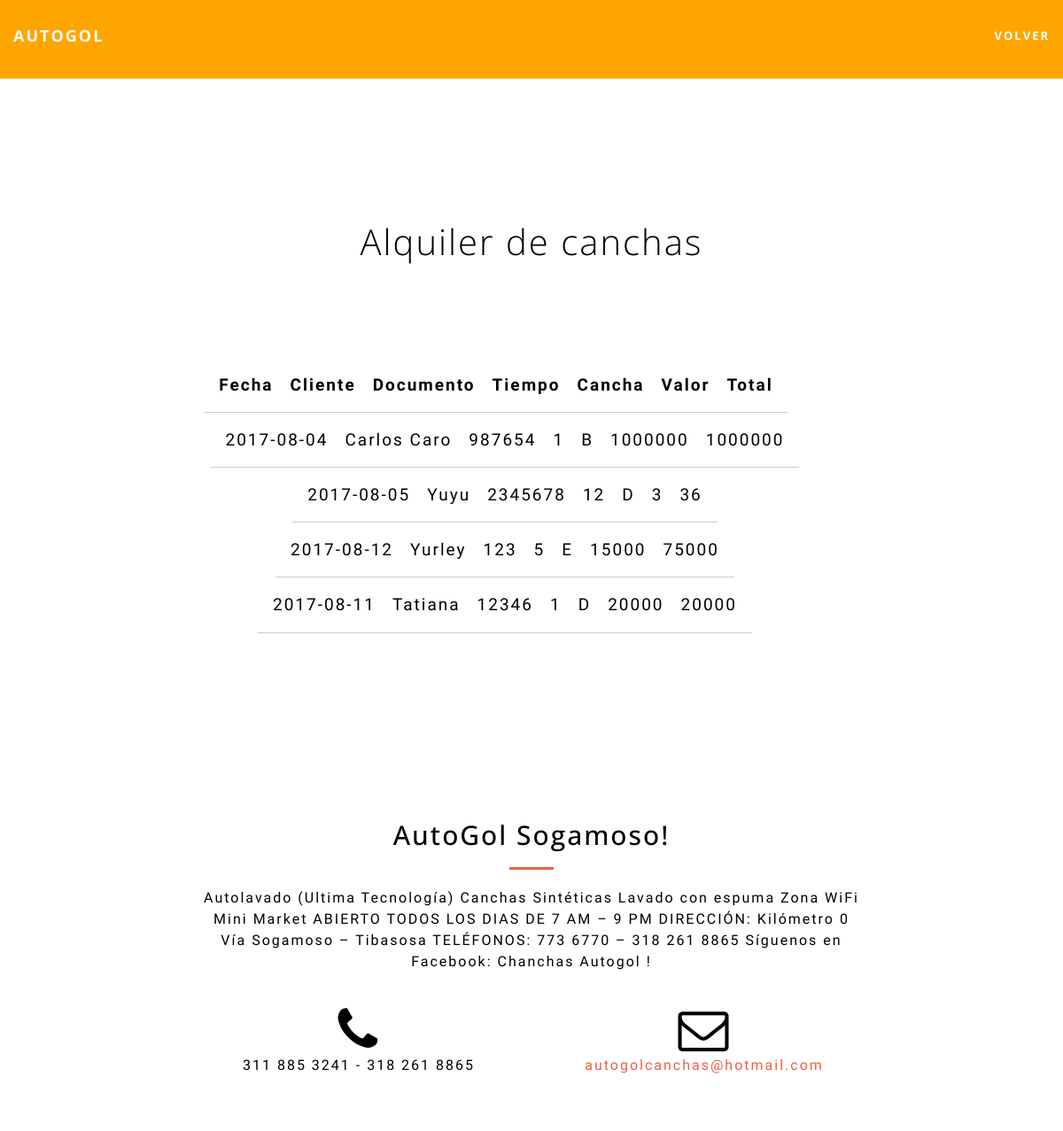
/proyecto/startbootstrap-creative-gh-pages/canchas/Ver.php, run on the app's committed database.
### tables this page shows
CREATE TABLE `alquiler` (
  `id` int(11) NOT NULL,
  `name` date NOT NULL,
  `address` varchar(40) NOT NULL,
  `campo1` varchar(40) NOT NULL,
  `campo2` varchar(40) NOT NULL,
  `campo3` varchar(20) NOT NULL,
  `campo4` varchar(249) NOT NULL,
  `total` varchar(249) NOT NULL
);

### proyecto/startbootstrap-creative-gh-pages/canchas/Ver.php (the view, shortened to what this page needs)
<?php
include('server.php');
?>
<!DOCTYPE html>
<html>
<head>
	  <link rel="stylesheet" href="https://cdnjs.cloudflare.com/ajax/libs/meyer-reset/2.0/reset.min.css">
<link rel='stylesheet prefetch' href='https://maxcdn.bootstrapcdn.com/font-awesome/4.3.0/css/font-awesome.min.css'>
      <link rel="stylesheet" href="css/style.css">
 <link href="vendor/bootstrap/css/bootstrap.min.css" rel="stylesheet">
    <link href="vendor/font-awesome/css/font-awesome.min.css" rel="stylesheet" type="text/css">
    <link href="vendor/magnific-popup/magnific-popup.css" rel="stylesheet">
    <link href="css/creative.min.css" rel="stylesheet">
     <link rel="stylesheet" href="https://cdnjs.cloudflare.com/ajax/libs/meyer-reset/2.0/reset.min.css">
<link rel='stylesheet prefetch' href='https://maxcdn.bootstrapcdn.com/font-awesome/4.3.0/css/font-awesome.min.css'>
     <link rel="stylesheet" href="css/style.css">
	<link rel="stylesheet" type="text/css" href="style.css">
</head>
<body id="page-top" style="background-color:white; color:black;">
<div class="pen-title">
<br/>
<br/>
<br/>
<br/>
<br/>
<nav id="mainNav" class="navbar navbar-default navbar-fixed-top" style="background-color:orange;">
        <div class="container-fluid">
            <div class="navbar-header">
                <a style="color:white;" class="navbar-brand page-scroll" href="#page-top">AutoGol
                </a>
            </div>
                  <div class="collapse navbar-collapse" id="bs-example-navbar-collapse-1">
                <ul class="nav navbar-nav navbar-right">
              <li>
                        <a style="color:white;" class="page-scroll" id ="#index" href="http://localhost/proyecto/proyecto/Administrador/index%20-%20propietario.php">Volver</a>
                    </li>
                </ul>
            </div>
  </div>
  </nav>
<div class="pen-title">
  <h1>Alquiler de canchas</h1>
<br/>
<br/>
<br/>
<?php $results = mysqli_query($db, "SELECT * FROM alquiler"); ?>
<div style="text-aling: center">
<table style="position:relative; left:120px;  ">
	<thead>
		<tr style="position:relative; left:-160px; border-spacing:15px; margin:auto;">
			<th>Fecha</th>
            <th>Cliente</th>
            <th>Documento</th>
            <th>Tiempo</th>
            <th>Cancha</th>
            <th>Valor</th>
            <th>Total</th>
		</tr>
	</thead>
	<?php while ($row = mysqli_fetch_array($results)) { ?>
		<tr style="position:relative; left:-150px; border-spacing:15px; margin:auto">
			<td><?php echo $row['name']; ?></td>
            <td><?php echo $row['address']; ?></td>
            <td><?php echo $row['campo1']; ?></td>
            <td><?php echo $row['campo2']; ?></td>
            <td><?php echo $row['campo3']; ?></td>
            <td><?php echo $row['campo4']; ?></td>
            <td><?php echo $row['total']; ?></td>
		</tr>
	<?php } ?>
</table>
</div>
<br/>
<br/>
<br/>
 <section id="contact">
        <div class="container">
            <div class="row">
                <div class="col-lg-8 col-lg-offset-2 text-center">
                    <h2 class="section-heading">AutoGol Sogamoso!</h2>
                    <hr class="primary">
                    <p>Autolavado (Ultima Tecnología) Canchas Sintéticas Lavado con espuma Zona WiFi Mini Market ABIERTO TODOS LOS DIAS DE 7 AM – 9 PM DIRECCIÓN: Kilómetro 0 Vía Sogamoso – Tibasosa TELÉFONOS: 773 6770 – 318 261 8865 Síguenos en Facebook: Chanchas Autogol  !</p>
                </div>
                <div class="col-lg-4 col-lg-offset-2 text-center">
                    <i class="fa fa-phone fa-3x sr-contact"></i>
                    <p>311 885 3241 - 318 261 8865</p>
                </div>
                <div class="col-lg-4 text-center">
                    <i class="fa fa-envelope-o fa-3x sr-contact"></i>
                    <p><a href="mailto:your-email@your-domain.com">autogolcanchas@hotmail.com</a></p>
                </div>
            </div>
        </div>
    </section>
</body>
</html>

### data on the page
alquiler: name "2017-08-04", address "Carlos Caro", campo1 "987654", campo2 "1", campo3 "B", campo4 "1000000", total "1000000"
alquiler: name "2017-08-05", address "Yuyu", campo1 "2345678", campo2 "12", campo3 "D", campo4 "3", total "36"
alquiler: name "2017-08-12", address "Yurley", campo1 "123", campo2 "5", campo3 "E", campo4 "15000", total "75000"
alquiler: name "2017-08-11", address "Tatiana", campo1 "12346", campo2 "1", campo3 "D", campo4 "20000", total "20000"
